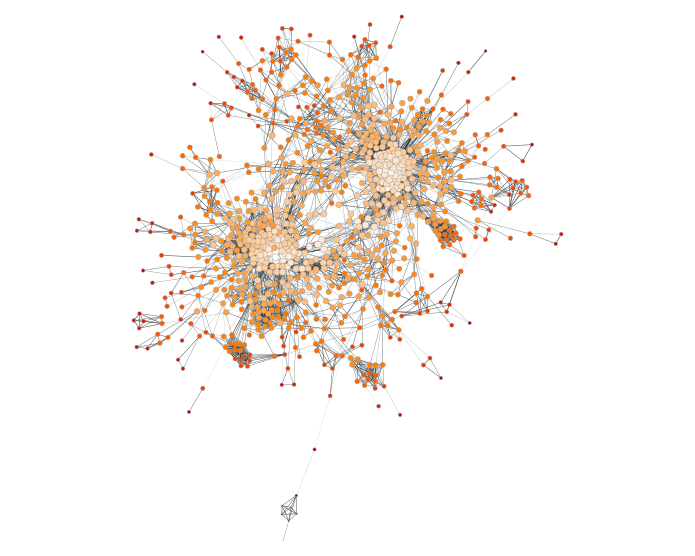

Here is the Python script that generated this plot:
#!/bin/env python3

import graph_tool.all as gt
import argparse as arg
import matplotlib
import pandas as pd

# seccion de argumentos del programa

argparser = arg.ArgumentParser(description='')
argparser.add_argument('file', help='graph file')

args = argparser.parse_args()

g = gt.load_graph(args.file)
g = gt.GraphView(g, vfilt=gt.label_largest_component(g), directed=False)
g = gt.Graph(g, prune=True)


# chequea que todo sea como "debe ser"
print('chequeando...', args.file)
print('vertices', g.num_vertices())   # numero de vertices
print('edges', g.num_edges())         # numero de links

weight = g.ep['weight']
width = gt.prop_to_size(weight, ma=.5)


# seteo de algunas argumentos de la creacion del grafo

pos = g.vp['pos_sfdp_infomap']

vcl = gt.closeness(g, weight=weight)
vsize = gt.prop_to_size(vcl)
vorder = -vsize.a

df = pd.DataFrame({'node': list(g.vertices()), 'closeness': list(vcl)})
df.sort_values(by='closeness', inplace=True, ascending=False)
print(df.head(15))

print('drawing...')
# dibuja el grafico en el archivo filename.png
gt.graph_draw(g, pos,
              output_size=(500, 400),
              vertex_size=vsize,
              vertex_fill_color=vsize,
#              vorder=vorder,
              vcmap=matplotlib.cm.gist_heat,
#              edge_color=ebet,
              edge_pen_width=width,
              output=r'./closeness.png')
